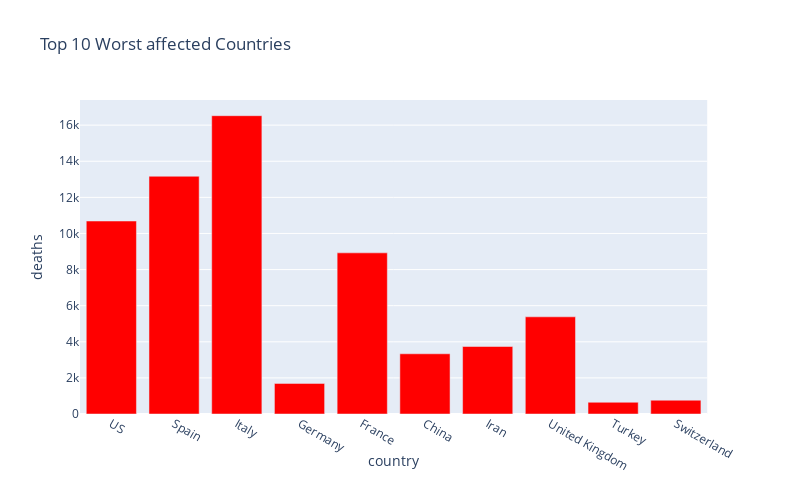

The cell this chart's notebook holds for it:
### Code cell
px.bar(
    sorted_country_df.head(10),
    x = "country",
    y = "deaths",
    title= "Top 10 Worst affected Countries", # the axis names
    color_discrete_sequence=["Red"], 
    height=500,
    width=800
)

### Figure 1 — Plotly figure (JSON) as saved in the notebook; plotly's stock layout.template omitted (floating-point values rounded to 4 significant figures)
{"data": [{"alignmentgroup": "True", "hoverlabel": {"namelength": 0}, "hovertemplate": "country=%{x}<br>deaths=%{y}", "legendgroup": "", "marker": {"color": "Red"}, "name": "", "offsetgroup": "", "orientation": "v", "showlegend": false, "textposition": "auto", "type": "bar", "x": ["US", "Spain", "Italy", "Germany", "France", "China", "Iran", "United Kingdom", "Turkey", "Switzerland"], "xaxis": "x", "y": [10689, 13169, 16523, 1695, 8926, 3335, 3739, 5383, 649, 765], "yaxis": "y"}], "layout": {"barmode": "relative", "height": 500, "legend": {"tracegroupgap": 0}, "title": {"text": "Top 10 Worst affected Countries"}, "width": 800, "xaxis": {"anchor": "y", "domain": [0, 0.98], "title": {"text": "country"}}, "yaxis": {"anchor": "x", "domain": [0, 1], "title": {"text": "deaths"}}}}
